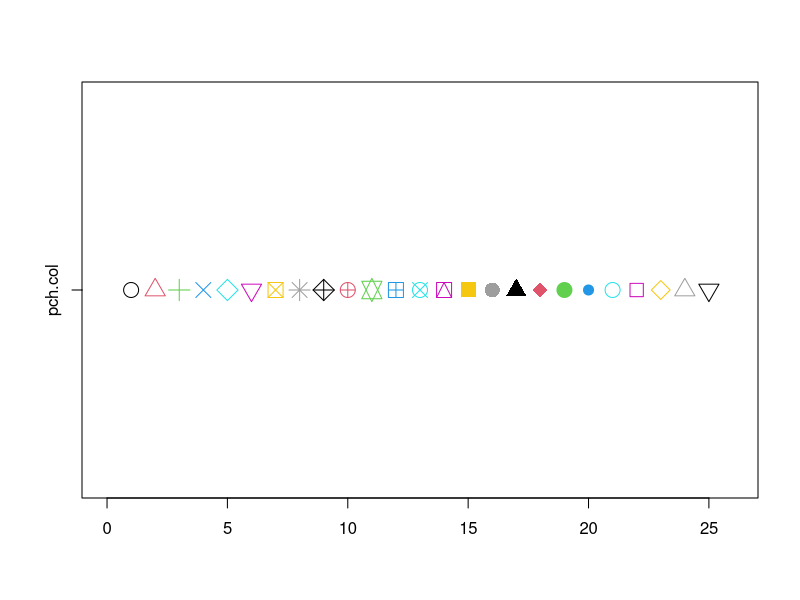

Source code (R):
#Plot a cheat-sheet with values of color and point type (col = , and pch = ) from 1 to 25, and export it as a jpeg of 15 cm wide, 6 cm high and resolution 100 points per cm.

jpeg(filename = "Ex3_1.jpeg", width = 15, height = 6, units = "cm", res = 100)          
num = 0 ; num1 = 0
plot(0, 0, xlim = c(0, 26), ylim = c(0.5, 1.5)
     , yaxt = "n", ylab = "", xlab = "")
axis(2, 1, labels = c("pch.col"))

### Fill the graph
for (i in seq(1,25)) {
  points(i, 1, pch = i, col = i , cex = 2)             
  }
dev.off()  
#Plot into a graph ten Poisson distributions with lambda ranging from 1 to 10. Put legend and title. Export it as a .tiff file with size of 15x15 cm.

#Import data from this article: https://peerj.com/articles/328/ 
    #Be careful importing the data. Notice that you have to skip two first lines using "skip = 2"13.

#With these data, using for(), plot graphs to represent the effect of all the numerical variables, from "richness" to "mean_quality" on "yield". Choose the type of graph that you think better represents this effect for the different species. Create only one pdf with all the graphs inside.

#To find the best graph for each type of data, a very helpful web is from Data to Viz https://www.data-to-viz.com/.
